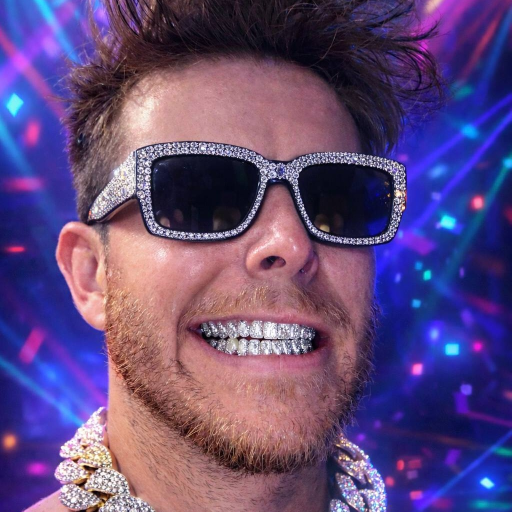
#> input picture art/assets/austin-portrait-square.jpg, 1023 x 1023 px, found by its file name (shown at 1/2 size)
$ python crt_effect_v4.py
#> lines starting #> are read from the running program, lines starting #| are printed output that depends on the picture; after the words box and inside, x2 and y2 are one past the last pixel; in counts of white or black regions, pixels touching at a corner belong together
"""
CRT effect v4 -- fixing the soul.
- Less saturation, more phosphor-accurate warmth
- Bloom desaturates toward white at peaks
- Blacker blacks (bloom doesn't lift shadows)
- Photographed-screen feel (glass haze, reflection)
"""
import numpy as np
from PIL import Image, ImageFilter, ImageEnhance, ImageDraw
import math

def apply_crt_v4(portrait_path, output_path, size=(400, 400)):
#> called with size = (400, 400)
    img = Image.open(portrait_path).convert('RGB')
#> img is the input picture: PIL image 1023x1023 RGB; mean R, G, B 98.6, 74.6, 123.1
    img = img.resize(size, Image.LANCZOS)
#> img: PIL image 400x400 RGB
    w, h = img.size
#> w = 400; h = 400
    cx, cy = w/2.0, h/2.0
#> cx = 200; cy = 200

    # === Color grading: RESTRAINED, warm phosphor palette ===
    img = ImageEnhance.Color(img).enhance(1.4)       # moderate saturation
    img = ImageEnhance.Contrast(img).enhance(1.5)     # high contrast
    img = ImageEnhance.Brightness(img).enhance(1.1)

    arr = np.array(img).astype(np.float32)

    # Warm amber phosphor shift (NOT rainbow)
    arr[:, :, 0] = np.clip(arr[:, :, 0] * 1.12, 0, 255)  # warm red
    arr[:, :, 1] = np.clip(arr[:, :, 1] * 1.02, 0, 255)  # neutral green
    arr[:, :, 2] = np.clip(arr[:, :, 2] * 0.82, 0, 255)  # reduced blue

    # === Pre-blur (electron beam softness) ===
    soft = Image.fromarray(np.clip(arr, 0, 255).astype(np.uint8))
    soft = soft.filter(ImageFilter.GaussianBlur(radius=1.2))
    arr = np.array(soft).astype(np.float32)

    # === Barrel distortion (stronger) ===
    yy, xx = np.mgrid[0:h, 0:w]
    nx = (xx - cx) / cx
    ny = (yy - cy) / cy
    r2 = nx**2 + ny**2
    factor = 1 + 0.22 * r2  # stronger curvature
    sx = (cx + nx * factor * cx).astype(int)
    sy = (cy + ny * factor * cy).astype(int)
    valid = (sx >= 0) & (sx < w) & (sy >= 0) & (sy < h)
    distorted = np.zeros_like(arr)
    distorted[valid] = arr[sy[valid], sx[valid]]

    # === Chromatic aberration ===
    shift = 2
    aberrated = np.zeros_like(distorted)
    aberrated[:, shift:, 0] = distorted[:, :-shift, 0]
    aberrated[:, :, 1] = distorted[:, :, 1]
    aberrated[:, :-shift, 2] = distorted[:, shift:, 2]

    # === Create bloom BEFORE scanlines ===
    bloom_src = np.clip(aberrated, 0, 255).astype(np.uint8)
    bloom_img = Image.fromarray(bloom_src)

    # Threshold: only bloom from bright areas (>120)
    bright_mask = (aberrated.max(axis=2) > 120).astype(np.float32)
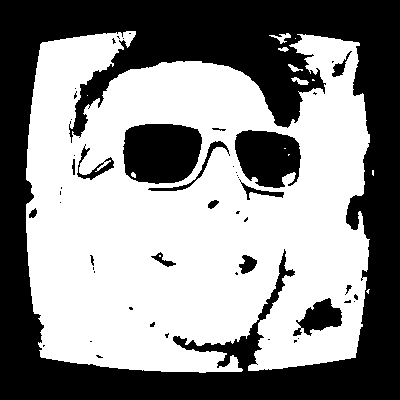
#> bright_mask: shape (400, 400) float32; values 0 (black) and 1 (white), 55.2% white; 50 black regions (34 under 20 px), largest, box (x1, y1, x2, y2) and area: (0, 0, 400, 400) 61894, (123, 124, 202, 184) 4021, (235, 130, 301, 188) 2938
    bright_only = aberrated * bright_mask[:, :, np.newaxis]
    bright_img = Image.fromarray(np.clip(bright_only, 0, 255).astype(np.uint8))

    # Multi-scale bloom from bright areas only
    b_tight = np.array(bright_img.filter(ImageFilter.GaussianBlur(radius=5))).astype(np.float32)
    b_med = np.array(bright_img.filter(ImageFilter.GaussianBlur(radius=15))).astype(np.float32)
    b_wide = np.array(bright_img.filter(ImageFilter.GaussianBlur(radius=35))).astype(np.float32)
    b_huge = np.array(bright_img.filter(ImageFilter.GaussianBlur(radius=55))).astype(np.float32)

    # Desaturate bloom toward white (key: bloom should be white-hot at peaks)
    for b in [b_tight, b_med, b_wide, b_huge]:
        lum = b.mean(axis=2, keepdims=True)
        # Blend toward luminance (desaturate)
        b[:] = b * 0.4 + lum * 0.6  # 60% desaturated bloom = white-hot
#> this loop made 4 passes

    # Also full image bloom (softer, lower intensity)
    full_bloom = np.array(bloom_img.filter(ImageFilter.GaussianBlur(radius=25))).astype(np.float32)
    full_lum = full_bloom.mean(axis=2, keepdims=True)
    full_bloom = full_bloom * 0.3 + full_lum * 0.7

    # === Scanlines (coarser, bolder) ===
    scan_period = 5  # coarser than before
    scanline_mask = np.ones((h, w), dtype=np.float32)
    for y in range(h):
        phase = y % scan_period
        if phase == 0:
            scanline_mask[y, :] = 1.0
        elif phase == 1:
            scanline_mask[y, :] = 0.85
        elif phase == 2:
            scanline_mask[y, :] = 0.1   # very dark gap
        elif phase == 3:
            scanline_mask[y, :] = 0.5
        else:
            scanline_mask[y, :] = 0.9

    # RGB phosphor columns (subtle)
    phosphor = np.ones((h, w, 3), dtype=np.float32)
    for x in range(w):
        col = x % 3
        if col == 0:
            phosphor[:, x, :] = [1.0, 0.25, 0.25]
        elif col == 1:
            phosphor[:, x, :] = [0.25, 1.0, 0.25]
        else:
            phosphor[:, x, :] = [0.25, 0.25, 1.0]
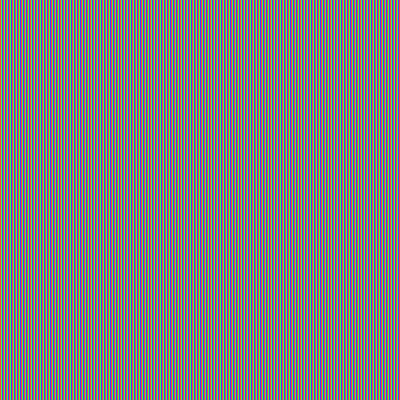
#> phosphor: shape (400, 400, 3) float32; mean of channels 0, 1, 2 0.501, 0.499, 0.499; drawn as R, G, B

    # Apply scanlines + phosphor
    scanned = aberrated.copy()
    for c in range(3):
        scanned[:, :, c] *= scanline_mask
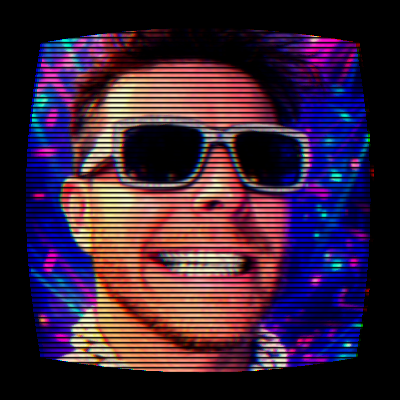
#> scanned: shape (400, 400, 3) float32; mean R, G, B 59.1, 34.8, 58.6
    scanned *= phosphor

    # === ADDITIVE BLOOM on top of scanlines ===
    final = scanned.copy()
    final += b_tight * 0.50
    final += b_med * 0.35
    final += b_wide * 0.18
    final += b_huge * 0.10
    final += full_bloom * 0.06  # subtle overall atmosphere

    # === Vignette (stronger -- dark edges) ===
    vig = np.zeros((h, w), dtype=np.float32)
    for y in range(h):
        for x in range(w):
            dx = (x - cx) / cx
            dy = (y - cy) / cy
            d2 = dx**2 + dy**2
            vig[y, x] = max(0, 1.0 - 0.65 * d2)  # stronger falloff
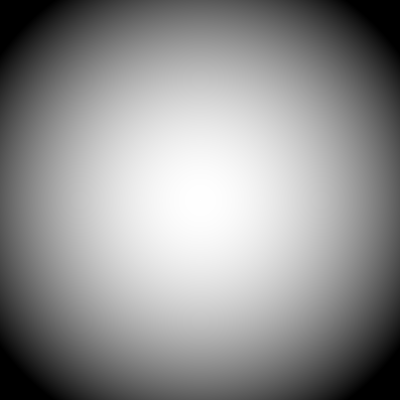
#> vig: shape (400, 400) float32; min 0, max 1, mean 0.57

    for c in range(3):
        final[:, :, c] *= vig
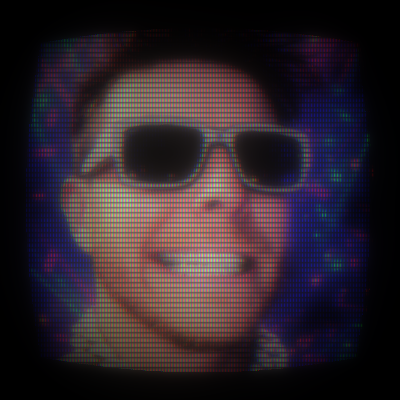
#> final: shape (400, 400, 3) float32; mean R, G, B 89, 68, 82.5; drawn with min black and max white

    # === Glass haze (photographed-screen feel) ===
    # Very subtle uniform haze (simulates light scattering in glass)
    avg_brightness = final.mean() * 0.015
#> avg_brightness = 1.2
    final += avg_brightness

    # === Glass reflection (diagonal sheen, subtle) ===
    sheen = np.zeros((h, w), dtype=np.float32)
    for y in range(h):
        for x in range(w):
            t = x / w * 0.6 + y / h * 0.4
            sheen[y, x] = math.exp(-(t - 0.22)**2 / 0.005) * 12
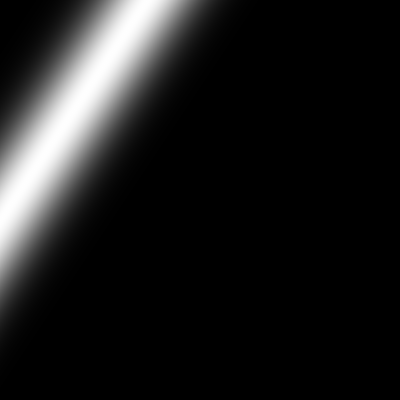
#> sheen: shape (400, 400) float32; min 0, max 12, mean 1.39; drawn with min black and max white
    for c in range(3):
        final[:, :, c] += sheen

    # === Noise ===
    noise = np.random.normal(0, 2.5, final.shape)
    final += noise

    # === CRUSH BLACKS (bloom must not lift shadows) ===
    # Apply a tone curve that keeps darks dark
    final = np.clip(final, 0, 255)
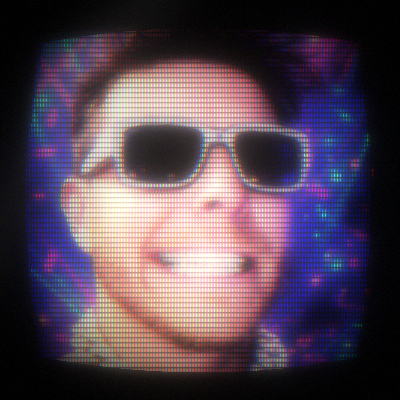
#> final: shape (400, 400, 3) float32; mean R, G, B 85.7, 69.4, 84.4
    # Gamma curve that preserves blacks
    normalized = final / 255.0
    # S-curve: darken shadows, brighten highlights
    curved = normalized ** 0.9  # slight gamma
    # Additional shadow crush
    shadow_mask = (normalized < 0.15).astype(np.float32)
    curved *= (1 - shadow_mask * 0.5)  # darken shadows more
    final = (curved * 255).astype(np.float32)

    final = np.clip(final, 0, 255).astype(np.uint8)
    img_out = Image.fromarray(final)

    # === Rounded corners with dark bezel ===
    mask = Image.new('L', (w, h), 0)
    md = ImageDraw.Draw(mask)
    corner_r = int(min(w, h) * 0.12)
#> corner_r = 48
    # Inset the screen area (visible bezel border)
    inset = 8
    md.rounded_rectangle([inset, inset, w-inset-1, h-inset-1], radius=corner_r, fill=255)
    mask = mask.filter(ImageFilter.GaussianBlur(radius=2))

    # Dark bezel background
    bg = Image.new('RGB', (w, h), (3, 3, 3))
    # Subtle bezel highlight
    bgd = ImageDraw.Draw(bg)
    bgd.rounded_rectangle([inset-2, inset-2, w-inset+1, h-inset+1],
                          radius=corner_r+2, outline=(30, 30, 28), width=2)

    bg.paste(img_out, mask=mask)

    bg.save(output_path)
    print(f"Saved CRT v4: {output_path} ({w}x{h})")
#> (printed output is left out)

apply_crt_v4("/tmp/aether-art/austin-portrait-square.jpg",
             "/tmp/aether-art/crt_portrait_v4_large.png", size=(400, 400))
apply_crt_v4("/tmp/aether-art/austin-portrait-square.jpg",
             "/tmp/aether-art/crt_portrait_v4.png", size=(175, 175))
#> the loop in apply_crt_v4 (call 2), `for b in [b_tight, b_med, b_wide, b_huge]:` made 4 passes
#> (printed output is left out)

$ run again, with art/assets/crt_portrait_shipped.png saved as art/assets/austin-portrait-square.jpg
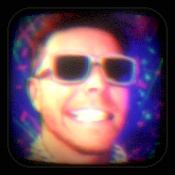
#> input picture art/assets/crt_portrait_shipped.png, 175 x 175 px, found by its file name
#> in apply_crt_v4, img is the input picture: PIL image 175x175 RGB; mean R, G, B 99.7, 71.7, 88.2
#> bright_mask: shape (400, 400) float32; values 0 (black) and 1 (white), 43.3% white; 8 white regions (4 under 20 px), largest, box (x1, y1, x2, y2) and area: (47, 54, 347, 356) 68682, (296, 62, 319, 89) 374, (295, 314, 313, 332) 129, (345, 167, 349, 174) 23
#> the loop in apply_crt_v4, `for b in [b_tight, b_med, b_wide, b_huge]:` made 4 passes
#> after the loop in apply_crt_v4, `for c in range(3):`:
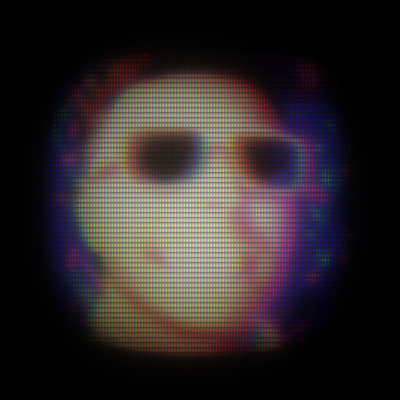
#> final: shape (400, 400, 3) float32; mean R, G, B 96.1, 81.2, 83; drawn with min black and max white
#> avg_brightness = 1.3
#> in apply_crt_v4, `final = np.clip(final, 0, 255)`:
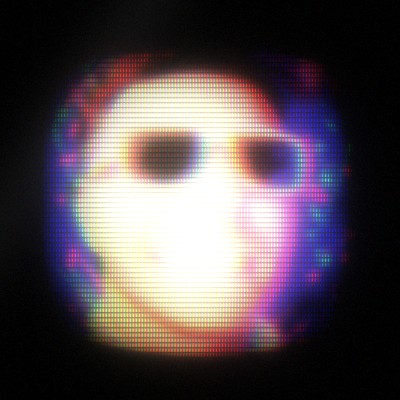
#> final: shape (400, 400, 3) float32; mean R, G, B 87, 75.5, 81.4
#> (printed output is left out)
#> the loop in apply_crt_v4 (call 2), `for b in [b_tight, b_med, b_wide, b_huge]:` made 4 passes
#> (printed output is left out)
